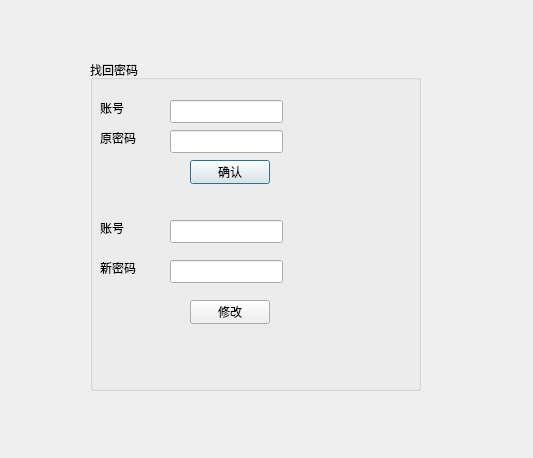
<?xml version="1.0" encoding="UTF-8"?>
<ui version="4.0">
 <class>ChangePassword</class>
 <widget class="QDialog" name="ChangePassword">
  <property name="geometry">
   <rect>
    <x>0</x>
    <y>0</y>
    <width>533</width>
    <height>458</height>
   </rect>
  </property>
  <property name="windowTitle">
   <string>Dialog</string>
  </property>
  <widget class="QGroupBox" name="groupBox">
   <property name="geometry">
    <rect>
     <x>90</x>
     <y>60</y>
     <width>331</width>
     <height>331</height>
    </rect>
   </property>
   <property name="title">
    <string>找回密码</string>
   </property>
   <widget class="QLabel" name="label">
    <property name="geometry">
     <rect>
      <x>10</x>
      <y>70</y>
      <width>54</width>
      <height>16</height>
     </rect>
    </property>
    <property name="text">
     <string>原密码</string>
    </property>
   </widget>
   <widget class="QLabel" name="label_2">
    <property name="geometry">
     <rect>
      <x>10</x>
      <y>200</y>
      <width>54</width>
      <height>16</height>
     </rect>
    </property>
    <property name="text">
     <string>新密码</string>
    </property>
   </widget>
   <widget class="QLineEdit" name="lineEdit_old">
    <property name="geometry">
     <rect>
      <x>80</x>
      <y>70</y>
      <width>113</width>
      <height>23</height>
     </rect>
    </property>
   </widget>
   <widget class="QLineEdit" name="lineEdit_new">
    <property name="geometry">
     <rect>
      <x>80</x>
      <y>200</y>
      <width>113</width>
      <height>23</height>
     </rect>
    </property>
   </widget>
   <widget class="QPushButton" name="btnOld">
    <property name="geometry">
     <rect>
      <x>100</x>
      <y>100</y>
      <width>80</width>
      <height>24</height>
     </rect>
    </property>
    <property name="text">
     <string>确认</string>
    </property>
   </widget>
   <widget class="QPushButton" name="btn_new">
    <property name="geometry">
     <rect>
      <x>100</x>
      <y>240</y>
      <width>80</width>
      <height>24</height>
     </rect>
    </property>
    <property name="text">
     <string>修改</string>
    </property>
   </widget>
   <widget class="QLabel" name="label_3">
    <property name="geometry">
     <rect>
      <x>10</x>
      <y>40</y>
      <width>54</width>
      <height>16</height>
     </rect>
    </property>
    <property name="text">
     <string>账号</string>
    </property>
   </widget>
   <widget class="QLineEdit" name="lineEdit_account">
    <property name="geometry">
     <rect>
      <x>80</x>
      <y>40</y>
      <width>113</width>
      <height>23</height>
     </rect>
    </property>
   </widget>
   <widget class="QLabel" name="label_4">
    <property name="geometry">
     <rect>
      <x>10</x>
      <y>160</y>
      <width>54</width>
      <height>16</height>
     </rect>
    </property>
    <property name="text">
     <string>账号</string>
    </property>
   </widget>
   <widget class="QLineEdit" name="lineEdit_account2">
    <property name="geometry">
     <rect>
      <x>80</x>
      <y>160</y>
      <width>113</width>
      <height>23</height>
     </rect>
    </property>
   </widget>
  </widget>
 </widget>
 <resources/>
 <connections/>
</ui>
